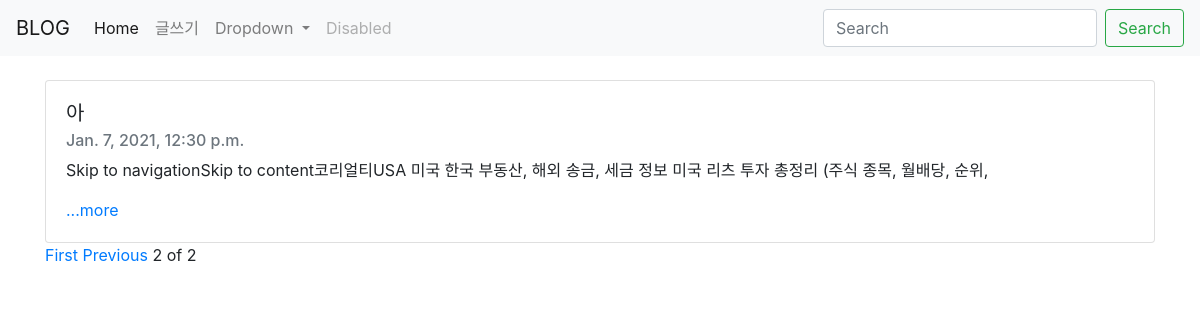
Screenshot of /?page=2 with the database file from the repository.
### blog/models.py (models this page shows, shortened)
class Blog(models.Model):
    title = models.CharField(max_length = 200)
    pub_date = models.DateTimeField('date_published')
    body = models.TextField()
    def summary(self):
        return self.body[:100]

### blog/views.py (the view)
# urls.py: 2. Add a URL to urlpatterns:  path('', views.home, name='home')
def home(request):
    blogs = Blog.objects
    blog_list = Blog.objects.all()
    paginator = Paginator(blog_list,3)
    page = request.GET.get('page') # request된 페이지가 뭔지 알아내기
    posts = paginator.get_page(page) # request된 페이지를 얻어온 뒤 return
    return render(request, 'home.html', {'blogs' : blogs, 'posts' : posts})

### blog/templates/home.html (shortened to what this page needs)
{% extends 'base.html' %}
{% block contents %}
  {% for blog in posts %}
    <br>
    <div class = "container">
        <div class="card">
            <div class="card-body">
                <h5 class="card-title">{{ blog.title }}</h5>
                <h6 class="card-subtitle mb-2 text-muted">{{ blog.pub_date }}</h6>
                <p class="card-text">{{ blog.summary }}</p>
                <a href="{% url 'detail' blog.id %}" class="card-link">...more</a>
            </div>
            </div>
    </div>
    {% endfor %}
  <div class="container">
    {% if posts.has_previous %}
    <a href="?page=1">First</a>
    <a href="?page={{posts.previous_page_number}}">Previous</a>
    {% endif %}
    <span>{{posts.number}}</span>
    <span>of</span>
    <span>{{posts.paginator.num_pages}}</span>
  </div>
{% endblock %}

### rows the page displays
Blog: title "아", pub_date "Jan. 7, 2021, 12:30 p.m.", summary "Skip to navigationSkip to content코리얼티USA 미국 한국 부동산, 해외 송금, 세금 정보 미국 리츠 투자 총정리 (주식 종목, 월배당, 순위,"

### other values shown
{{ posts.number }} "2"
{{ posts.paginator.num_pages }} "2"
